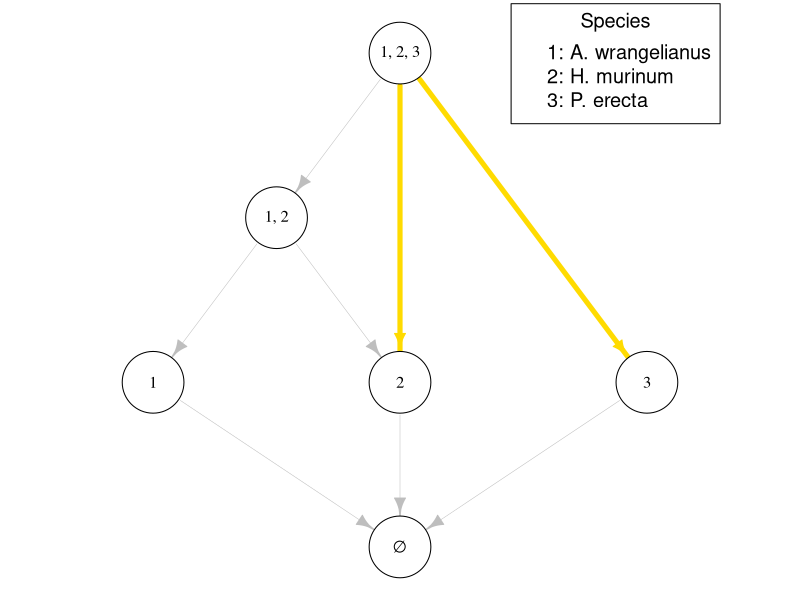
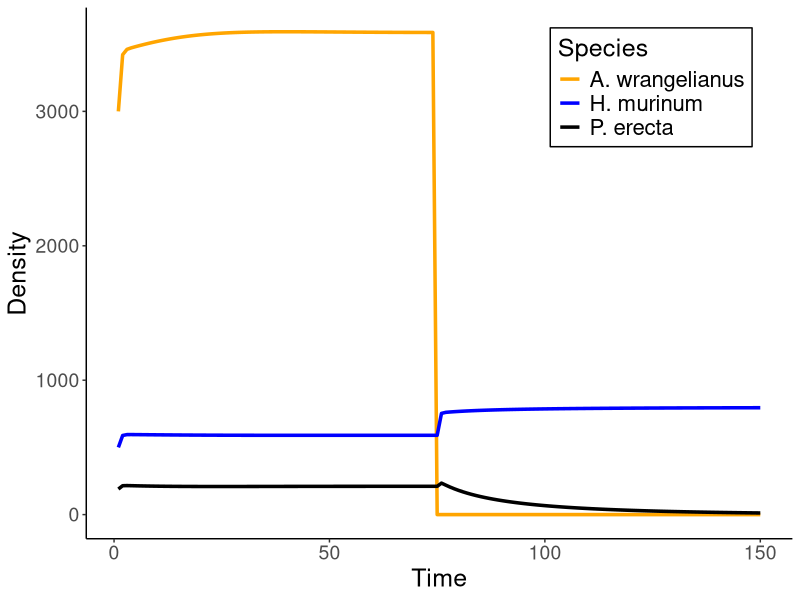
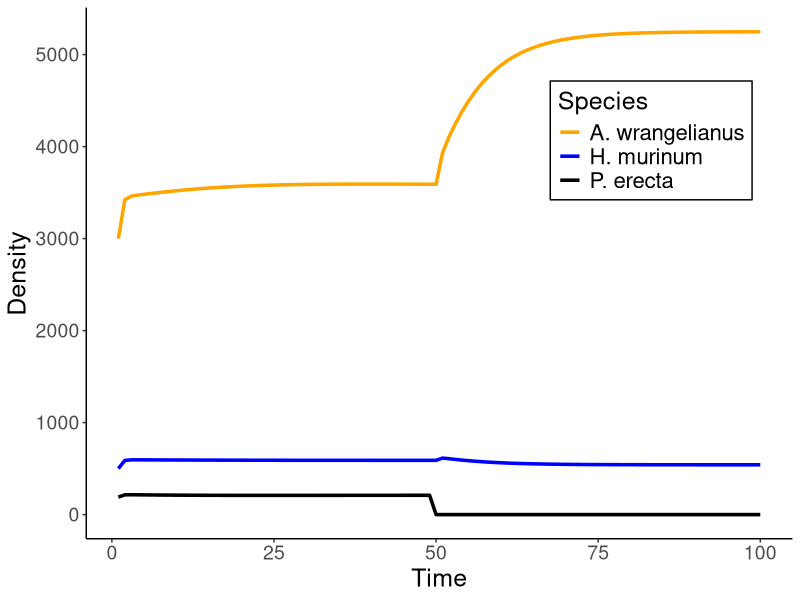

The R script that drew these images, in order:
### Figure 1
### Author: Joe Brennan

# load in required libraries
require('tidyverse')
require(igraph)

# First bit of code from Van Dyke et al, 2022 code

# # read in data
# s_g_data <- read.csv("./data/s_g_data.csv")
# 
# # Extract parameters
# s = s_g_data$s
# g = s_g_data$g
# 
# final_output <- read.csv("./data/final_output_nls_boot_1000.csv")
# final_output$treatment <- factor(final_output$treatment, levels = c(1, 2))
# 
# # Calculate the mean lambda values for each species at different treatments
# lambda_summary <- final_output %>%
#   group_by(focal, treatment) %>%
#   summarize(mean_lambda = mean(lambda, na.rm = TRUE))
# 
# lambda.ambient = lambda_summary$mean_lambda[lambda_summary$treatment==1]
# 
# nls_boot_pairs <- read.csv("./output/nls_boot_pairs_1000_full_model.csv")
# 
# A.ambient = matrix(nls_boot_pairs$alpha[nls_boot_pairs$treatment==1], nrow=6,ncol=6)
# A.ambient.names = matrix(paste0(nls_boot_pairs$focal[nls_boot_pairs$treatment==1],'.',nls_boot_pairs$competitor[nls_boot_pairs$treatment==1]), nrow=6, ncol=6)

# Define colors for disassembly graph
cols = c('white', '#FFDB00', 'white', 'white', 'white', 'black', '#FFDB00', 'black')

# Create matrix of invasion growth rates for the annual plant model
plant.IS = function(A,g,s,lambda, tolerance=1e-14){
  
  k=dim(A)[1] # number of species
  C=list() # list to hold all the feasible (i.e. non-negative entries) equilibria of the model
  C[[1]]=rep(0,k) # the origin as the first equilibrium Note: for replicator equation will need the first k equilibria to be the vertices (1,0,0,..0), (0,1,0,...,0) etc
  no.C=1 # counter to keep track of the number of feasible equilibria
  # find all the feasible equilibria
  for(i in 1:k){ #loop for the number of species supported by the equilibrium. Note: for replicator this will start with 2 instead of 1
    temp=combn(1:k,i) # a matrix of all the possible configurations of communities with i species
    k2=dim(temp)[2] # the number of configurations
    for(j in 1:k2){ # loop through the configurations
      I=temp[,j] # pull out the j-th configuration
      xtemp=solve(a = A[I,I],b= lambda[I] * g[I] / (1 - s[I]*(1-g[I]))-1, tol = tolerance)/g[I] # solve for the equilibrium restricted to the species in I
      if(min(xtemp)>0){ # make sure all entries are positive i.e. a new feasible equilibrium
        no.C=no.C+1 # update counter
        xtemp2=C[[1]] # grab the zero vector to fill out the feasible equilibrium for all k species Note: this should be changed to the zero vector for the replicator
        xtemp2[I]=xtemp # fill in the non-zero entries
        C[[no.C]]=xtemp2 # set as the next element in the list
      }
    }
  }
  # create the invasion scheme matrix
  IS=matrix(NA,length(C),k) # matrix to hold all the per-capita growth rates
  for(i in 1:length(C)){
    IS[i,]=log(s*(1-g) + g*lambda /(1 + ((A %*% (g*C[[i]]))))) # i-th row corresponds to all the per-capita growth rates at the i-th feasible equilibrium
  }
  IS[which(abs(IS)<tolerance)]=0 # set to zero based on the tolerance
  return(IS)
  
}

# Focus on community of interest
# A = A.ambient[c(1,3,4), c(1,3,4)]
# g = g[c(1,3,4)]
# s = s[c(1,3,4)]
# lambda = lambda.ambient[c(1,3,4)]

# Empirically-parametrized values from Van Dyke et al
A = rbind(c(0.27290462, 0.9415389, 0.5590646),
          c(0.13755487, 0.9483990,0.1599514),
          c(0.08483079, 1.0221670, 0.4161495))
g = c(0.2240310, 0.6666667, 0.6029647)
s = c(0.2625463, 0.0450000, 0.6215016)
lambda = c(2351.5366, 745.9973, 654.6758)

# Species names
abbr.spp = c('A. wrangelianus', 'H. murinum', 'P. erecta')

# Get the invasion scheme - matrix of invasion growth rates
IS = plant.IS(A,g,s,lambda)

# Create community disassembly graph
alternate.disassembly.graph = function(IS){ 
  
  n=dim(IS)[1] # number of communities
  composition=list()
  edge.label = c() # list of edge labels detailing which invader leads to transition
  for(i in 1:n)composition[[i]]=which(IS[i,]==0)

  
  # Create matrix of zeroes, will be adjacency matrix for disassembly graph
  mat = matrix(data = 0, nrow = nrow(IS), ncol = nrow(IS))
  label.edge.mat = mat
  
  # Loop through each community
  for (i in 1:nrow(IS)){
    
    # extract community composition for community i
    temp.community = which(IS[i,]==0)
    
    # Identify which community are subsets of S
    #index = which(rowSums(IS[-i,setdiff(1:ncol(IS), temp.community)]!=0)==length(setdiff(1:ncol(IS), temp.community)))
    if (length(setdiff(1:ncol(IS), temp.community))>1) candidates = which(rowSums(IS[-i,setdiff(1:ncol(IS), temp.community)]!=0)==length(setdiff(1:ncol(IS), temp.community)))
    if (length(setdiff(1:ncol(IS), temp.community))==1) candidates = which((IS[-i,setdiff(1:ncol(IS), temp.community)]!=0)==length(setdiff(1:ncol(IS), temp.community)))
    if ((i == nrow(IS)) & (all(IS[nrow(IS),]==rep(0,ncol(IS))))) candidates = 1:nrow(IS)
    
    # loop through each candidate and ensure it is a possible disassembled community
    for (j in 1:length(candidates)){
      
      # Extract community composition of the j-th candidate community
      T.temp = which(IS[candidates[j],]==0)
      
      # consider case with only one species difference
      if (length(setdiff(temp.community,T.temp))==1){
        mat[i,candidates[j]] = 1
        label.edge.mat[i,candidates[j]] = setdiff(temp.community,T.temp)
      }
      
      #consider case with multiple species difference
      if (length(setdiff(temp.community, T.temp))>1 & sum(IS[candidates[j], setdiff(temp.community, T.temp)]>0)==1){
        
        mat[i,candidates[j]] = 1
        label.edge.mat[i,candidates[j]] = setdiff(temp.community, T.temp)[which(IS[candidates[j], setdiff(temp.community, T.temp)]>0)]
        
      }
      
      # consider case where multiple species difference but all neg IGR
      if (length(setdiff(temp.community, T.temp))>1 & sum(IS[candidates[j],  setdiff(temp.community, T.temp)]>0)==0){
        
        mat[i, candidates[j]] = 1
        label.edge.mat[i,candidates[j]] = paste(setdiff(temp.community, T.temp), collapse = ',')
        
      }
      
    }
    
  }
  
  # turn edge label matrix into array for graphing
  edge.label = c()
  
  # add each row in matrix into single array
  for (i in 1:nrow(label.edge.mat)){
    edge.label = c(edge.label, label.edge.mat[i,])
  }
  
  # only include entries that are actual labels, i.e. all non-zero numbers
  index = which(edge.label!=0)
  edge.label = edge.label[index]
  
  return(list(adj.mat=mat,edge.label = edge.label, IS = IS, composition=composition))
  
}

# Create disassembly graph for the specific model
out=alternate.disassembly.graph(IS)

# plotter for the community disassembly graph
plot.disassembly.graph=function(out,clear.out=c(),bend.factor=0.75,cols,impermanent.weight=0.172549,multiple.invasion.edge.weight=0.5,vlx=1,elx=1){
  
  IG=out$adj.mat
  IS=out$IS
  composition = out$composition
  number.species = 1:ncol(IS)
  out$edge.label <- paste0("-", out$edge.label)
  
  # create graph
  g=graph_from_adjacency_matrix(IG)
  # get edge vertex info: column 1 = tail, 2 = tip
  edges_data_frame <- get.data.frame(g, what = "edges")
  
  # Compute the number of species in each community
  community_sizes <- sapply(out$composition, length)
  
  # Find edges where species richness decreases by more than 1
  edges_large_drop <- edges_data_frame[community_sizes[edges_data_frame$from] - community_sizes[edges_data_frame$to] > 1, ]
  edges_large_drop$label = out$edge.label[as.numeric(rownames(edges_large_drop))]
  edges_large_drop$fromcomp = out$composition[edges_large_drop$from]
  edges_large_drop$tocomp = out$composition[edges_large_drop$to]
  
  index = setdiff(1:length(out$edge.label), as.numeric(rownames(edges_large_drop)))
  
  out$edge.label = '' # no edge labels for this
  
  # create edge widths based on one versus multiple invasion
  for(i in 1:nrow(edges_data_frame)){
    E(g)$weight[i] = multiple.invasion.edge.weight
    E(g)$color[i] = "gray"  # Default to gray (single species loss)
    
    SS = composition[[edges_data_frame[i, 1]]]
    TT = composition[[edges_data_frame[i, 2]]]
    
    # If edge represents a multiple species loss, make it yellow
    if (any(edges_large_drop$from == edges_data_frame[i, 1] & edges_large_drop$to == edges_data_frame[i, 2])) {
      E(g)$color[i] = cols[2]  # Yellow for multiple loss
    }
    
    if (is.element(edges_data_frame[i, 2], clear.out)) {
      E(g)$color[i] = NA
    }
  }
  # create the reordered version of the graph (by edge weight that is used ultimately for the plotting
  g2 <- make_graph(as.vector(t(get.edgelist(g)[order(E(g)$weight),])))
  # Compute the number of species in each community
  community_sizes <- sapply(composition, length)
  
  # Order nodes by number of species
  sorted_indices <- order(community_sizes)
  
  # Recompute xvals and yvals
  k <- length(composition)
  xvals <- numeric(k)
  yvals <- numeric(k)
  
  lengths <- table(community_sizes)  # Counts of each community size
  max_length <- max(lengths)
  
  counter <- 1
  for (i in 0:max(community_sizes)) {
    num_in_level <- lengths[as.character(i)]
    if (is.na(num_in_level)) next
    
    for (j in 1:num_in_level) {
      xvals[counter] <- j + (max_length - num_in_level) / 2  # Center alignment
      x.temp <- 2 * xvals[counter] / max_length - 1
      yvals[counter] <- i * 1.2  
      # Height based on species count
      counter <- counter + 1
    }
  }
  
  # move 1,2 to left a little
  xvals[5] = xvals[5]-0.5
  
  # community names
  v.name=c(expression(symbol("\306")))
  for(i in 2:k){
    temp=composition[[i]]
    v.name=c(v.name,paste(unlist(temp),collapse=", "))
  }
  for(i in clear.out)v.name[i]=""
  
  V(g)$name=v.name
  
  vertex.frame.cols=rep(cols[6],k)
  vertex.label.cols=rep(cols[6],k)
  vertex.shapes=rep("circle",k)
  vcols = rep('white', k)
  for(i in clear.out){
    vcols[i]=NA
    vertex.frame.cols[i]=NA
    vertex.label.cols[i]=cols[5]
    for(j in which(edges_data_frame$to==i)){E(g)$color[j]=NA}
  }
  
  # assign properties to the reordered graph g2
  E(g2)$color <- E(g)$color[order(E(g)$weight)]
  E(g2)$weight<-E(g)$weight[order(E(g)$weight)]
  E(g2)$weight[as.numeric(rownames(edges_large_drop))] = 5
  
  V(g2)$name <-v.name
  par(mar=c(0,0,0,0))
  plot(g2,vertex.color=vcols,edge.width=E(g2)$weight,
       vertex.size = 25,
       vertex.frame.color=vertex.frame.cols,vertex.shape=vertex.shapes,
       vertex.label.color=vertex.label.cols,layout=cbind(xvals,yvals),
       vertex.label.cex=vlx, edge.label.font=2, edge.arrow.size=0.9, edge.label = out$edge.label,edge.label.cex=elx,edge.label.color=cols[9], edge.arrow.size = 1.5) 
}

# plot specific disassemly graph
plot.disassembly.graph(out,cols=cols)

# Create legend
species_numbers <- seq_along(abbr.spp)
legend_labels <- paste(species_numbers, abbr.spp, sep=": ")
legend(x=0.45, y=1.2, legend = legend_labels, col="black", text.col="black", bty="o", cex=1.2, title = 'Species')

############################################################################################################################################

# Figure 3B. Simulation showing secondary extinction

# Secondary Extinction of P. erecta when A. wrangelanius is lost

# Set initial conditions
init = c(3000, 500, 190)

# length of time
iterations = 150

# initialize matrix to contain the time series
mat = matrix(NA, nrow=iterations, ncol=length(init))
mat[1,]=init

# Simulate
for (i in 2:nrow(mat)){
  mat[i,] = s*(1-g)*mat[i-1,] + lambda*g*mat[i-1,] / (1 + A %*% (g*mat[i-1,]))
  if (i==75) mat[i,1]=0 # extinction event
}

# prepare simulated values for plotting
mat = cbind(mat, 1:iterations)
colnames(mat) = c("A. wrangelianus", "H. murinum", "P. erecta", 'Iterations')

# create dataframe for plotting
df <- mat %>%
  as.data.frame() %>%
  pivot_longer(cols = -Iterations, names_to = "Species", values_to = "Abundance")

# plot
ggplot(df, aes(x = Iterations, y = Abundance, color = Species)) +
  scale_color_manual(
    values = c("A. wrangelianus" = "orange", "H. murinum" = "blue", "P. erecta" = "black")) +
  geom_line(size = 1.2) +
  theme_classic() +
  labs(x = "Time",
       y = "Density") +
  theme(legend.position = c(0.8, 0.85),
        legend.title = element_text(size = 18),
        legend.text = element_text(size = 16),
        legend.background = element_rect(color = "black", fill = NA),
        axis.title.x = element_text(size = 18),
        axis.title.y = element_text(size = 18),
        axis.text.x = element_text(size = 14),  
        axis.text.y = element_text(size = 14))

###############################################################################################################

# Fig 3c. Show A. wrangelanius and H. murinum is -P. erecta community

# set intiial conditions
init = c(3000, 500, 190)

# set number of iterations
iterations = 100

# initialize matrix to hold time series
mat = matrix(NA, nrow=iterations, ncol=length(init))
mat[1,]=init

# simulate the dynamics
for (i in 2:nrow(mat)){
  mat[i,] = s*(1-g)*mat[i-1,] + lambda*g*mat[i-1,] / (1 + A %*% (g*mat[i-1,]))
  if (i==50) mat[i,3]=0
}

# prepare simulated values for plotting
mat = cbind(mat, 1:iterations)
colnames(mat) = c("A. wrangelianus", "H. murinum", "P. erecta", 'Iterations')

# create dataframe for plotting
df <- as.data.frame(mat) %>%
  pivot_longer(cols = -Iterations, names_to = "Species", values_to = "Abundance") 

# plot
ggplot(df, aes(x = Iterations, y = Abundance, color = Species)) +
  scale_color_manual(
    values = c("A. wrangelianus" = "orange", "H. murinum" = "blue", "P. erecta" = "black")) +
  geom_line(size = 1.2) +
  theme_classic() +
  labs(x = "Time",
       y = "Density") +
  theme(legend.position = c(0.8, 0.75),
        legend.title = element_text(size = 18),
        legend.text = element_text(size = 16),
        legend.background = element_rect(color = "black", fill = NA),
        axis.title.x = element_text(size = 18),
        axis.title.y = element_text(size = 18),
        axis.text.x = element_text(size = 14),  
        axis.text.y = element_text(size = 14))
